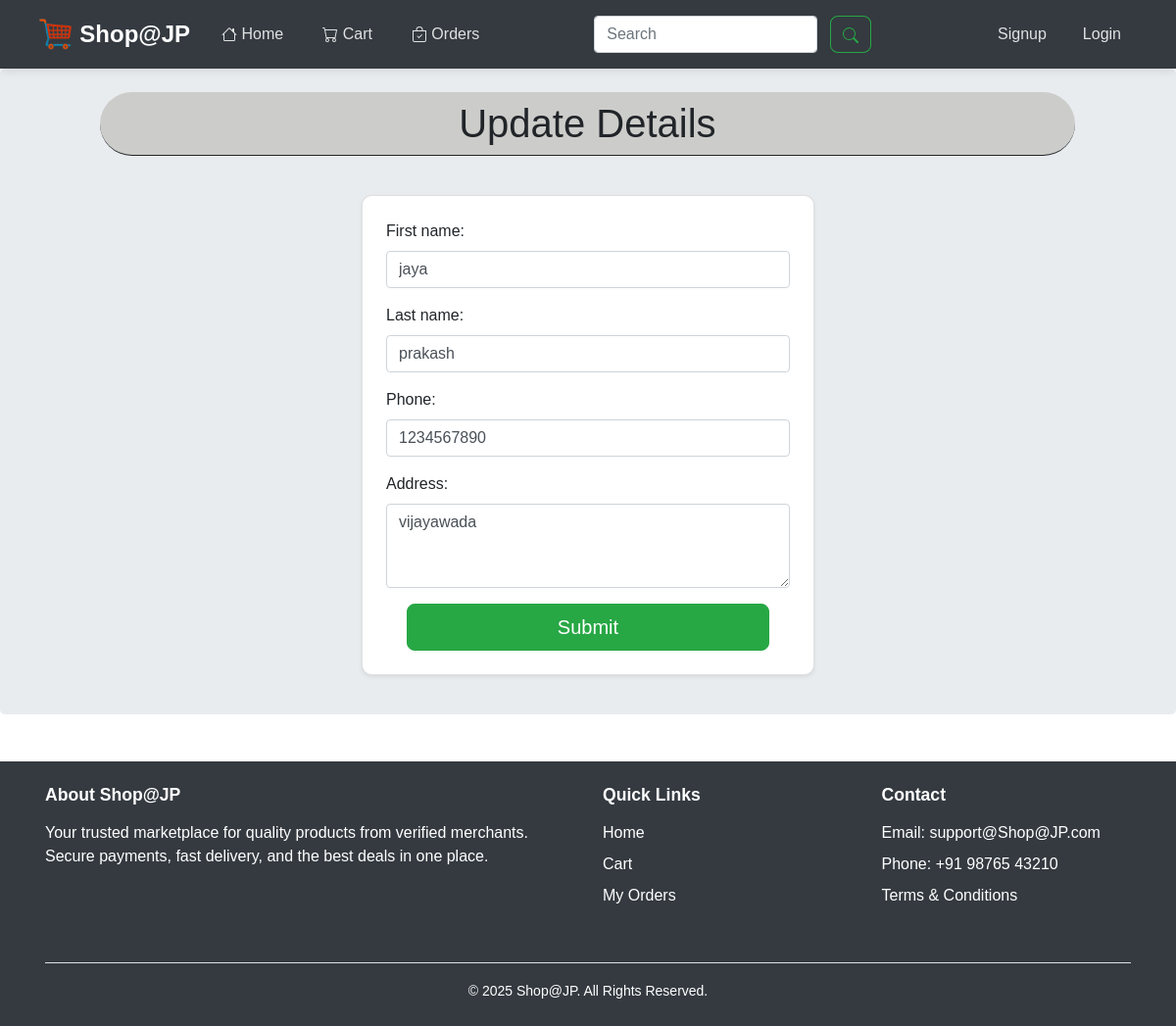
The page /adduserdtls/jay/ on the database its author committed.
### user/models.py (models this page shows, shortened)
class Customers(models.Model):
    user = models.OneToOneField(User, on_delete=models.CASCADE, blank=True, null=True)
    customer_id = models.AutoField(primary_key=True)
    username = models.CharField(max_length=50, blank=True, null=True)
    email = models.CharField(unique=True, max_length=100, blank=True, null=True)
    phone = models.CharField(max_length=12, blank=True, null=True)
    address = models.TextField(blank=True, null=True)
    created_at = models.DateTimeField(auto_now_add=True)
    first_name = models.CharField(max_length=20, blank=True, null=True)
    last_name = models.CharField(max_length=20, blank=True, null=True)

### user/views.py (the view)
# urls.py: path('adduserdtls/<str:username>/',views.customer_form,name='customer_dtls'),
def customer_form(request,username):
    temp = Customers.objects.get(username=username)
    form = CustomerDetailsForm(instance=temp)
    if request.method == 'POST':
        form = CustomerDetailsForm(request.POST,instance=temp)
        if form.is_valid():
            form.save()
        next_url = request.POST.get('next', '/')
        return redirect(next_url)
    return render(request,'user/add_dtls.html',{'form':form})

### user/forms.py
class CustomerDetailsForm(forms.ModelForm):
    class Meta:
        model = Customers
        fields = ['first_name','last_name','phone','address']
        widgets = {
            'first_name': forms.TextInput(attrs={'class': 'form-control', 'placeholder': 'First Name'}),
            'last_name': forms.TextInput(attrs={'class': 'form-control', 'placeholder': 'Last Name'}),
            'phone': forms.TextInput(attrs={'type': 'tel','class': 'form-control', 'placeholder': 'Phone'},),
            'address': forms.Textarea(attrs={'rows': 3,'class': 'form-control', 'placeholder': 'Address'}),
        }

### user/context_processors.py (called while the page is built)
def merchant_context(request):
    is_merchant = False
    if request.user.is_authenticated:
        is_merchant = Merchants.objects.filter(username=request.user.username).exists()
    return {
        "is_merchant": is_merchant
    }

### templates/user/add_dtls.html (shortened to what this page needs)
<!DOCTYPE html>
{% extends 'user/base.html' %}
{% block body_block %}
<div class="jumbotron py-4">
  <div class="container">
    <h1 class="mb-4 text-center">Update Details</h1>
    <div id="nullDiv" class="d-flex justify-content-center" style="height: auto;">
      <div class="card shadow-sm p-4 w-100">
        <form method="POST" novalidate>
          {{ form.as_p }}
          <div class="text-center mt-3">
            <input type="submit" class="btn btn-success btn-lg px-4" value="Submit">
          </div>
        </form>
      </div>
    </div>
  </div>
</div>
{% endblock %}

### static/css/styles.css (style rules this page uses)
* { box-sizing: border-box; margin: 0; padding: 0; }
html { scroll-behavior: smooth; }
body { overflow-x: hidden; font-family: Arial, sans-serif; }
h1 { background-color: rgb(204, 204, 202); position: relative; border-bottom: 1px solid; border-radius: 50px; text-align: center; animation: slideIn 0.5s ease-out forwards; padding: 0.5rem 1rem; margin: 0 auto; max-width: 90%; min-width: 200px; }
#nullDiv { height: 50vh; display: flex; align-items: center; justify-content: center; flex-direction: column; padding: 1rem; }
.card { width: 100%; display: flex; flex-direction: column; justify-content: space-between; border-radius: 10px; overflow: hidden; background: #fff; margin: 0 auto; box-shadow: 0 2px 10px rgba(0, 0, 0, 0.1); transition: transform 0.2s ease, box-shadow 0.2s ease; }
.card .btn { border-radius: 8px; width: 90%; align-self: center; padding: 0.5rem 0; }

### templates/user/add_dtls.html (style rules this page uses)
.card { max-width: fit-content; }

### rows shown on the page
Customers: first_name "jaya", last_name "prakash", phone "1234567890", address "vijayawada"
